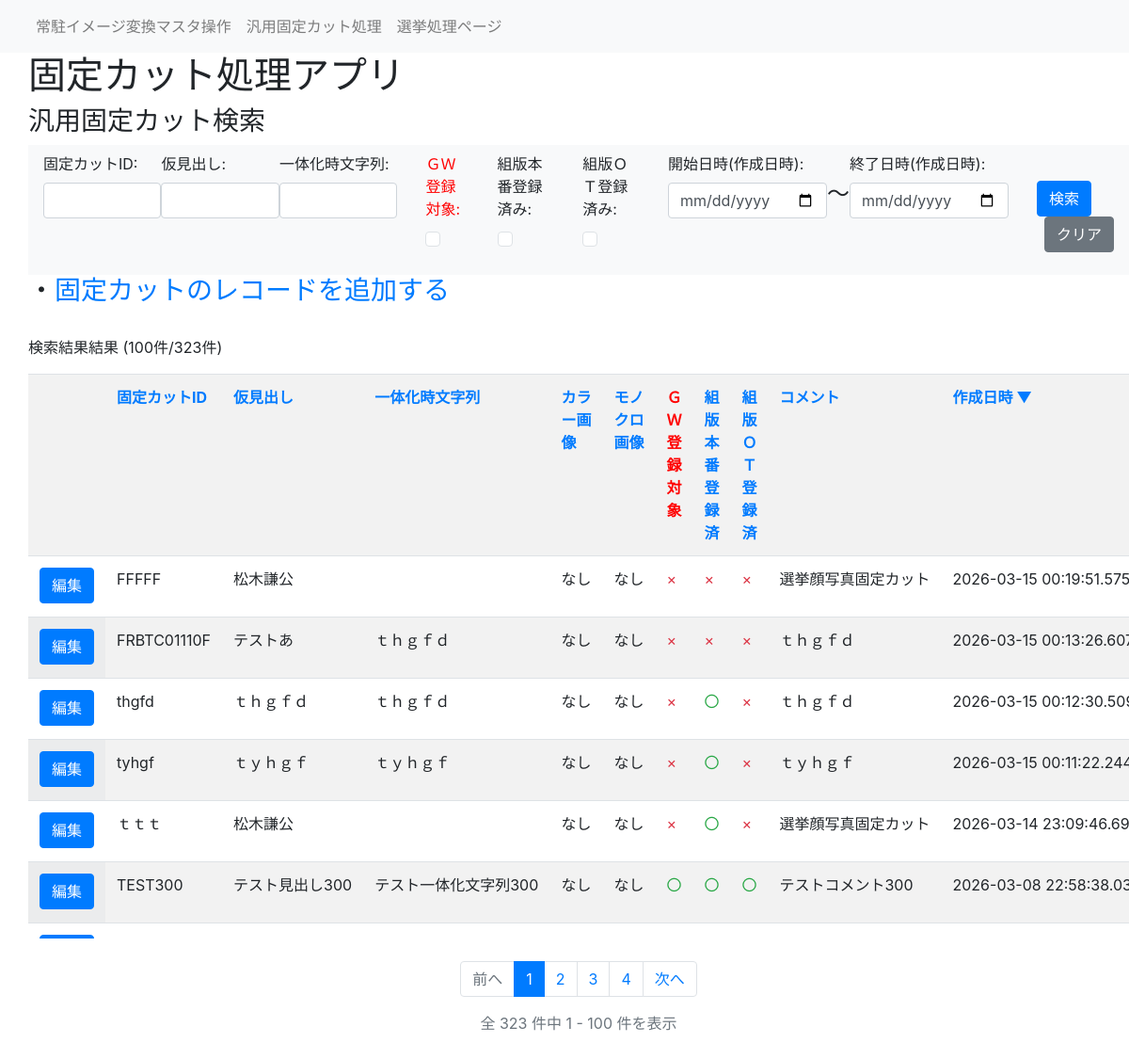
The page /general on the database as committed earlier.
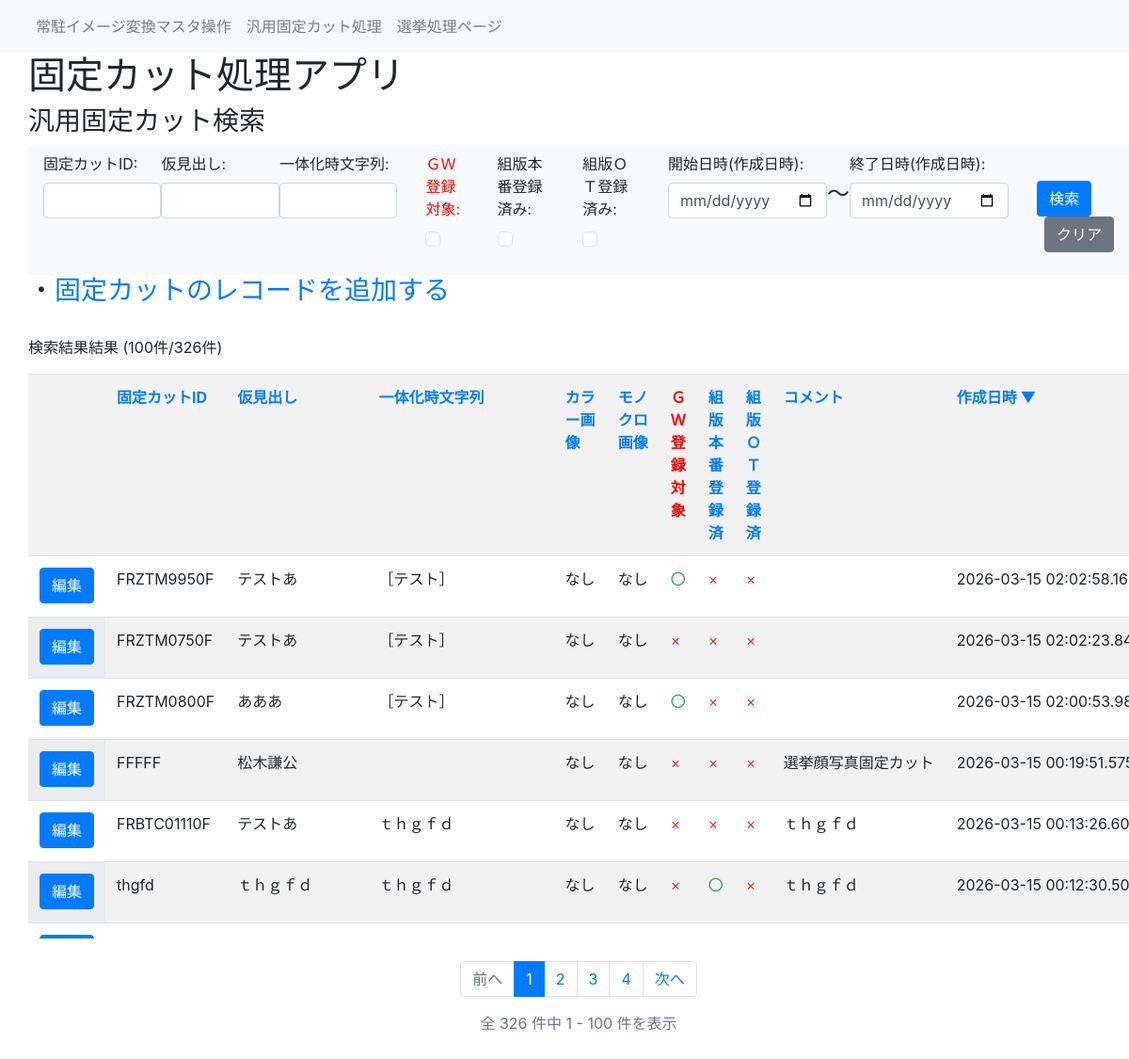
The same page on the database as committed later.
### fixedcut_app/models/fixedcut.py (models this page shows)
class FixedCut(db.Model):
    ___tablename__ = "fixedcut"
    id = db.Column(db.String(20), primary_key=True) #固定カットID
    midashi = db.Column(db.String(30)) #仮見出し
    Str = db.Column(db.String(100)) #一体化時文字列
    colorUrl = db.Column(db.String(100)) #カラー画像のURL
    monoUrl = db.Column(db.String(100)) #モノクロ画像のURL
    GWFlg = db.Column(db.Boolean, default=False) #GW登録対象
    prodFlg = db.Column(db.Boolean, default=False) #組版本番登録済みか
    OTFlg = db.Column(db.Boolean, default=False) #組版OT系登録済みか
    comment = db.Column(db.String(255)) #コメント
    created_at = db.Column(db.DateTime, nullable=False, default=datetime.now)  # 作成日時
    updated_at = db.Column(db.DateTime, nullable=False, default=datetime.now, onupdate=datetime.now)  # 更新日時

### fixedcut_app/views.py (the view)
@app.route('/general', methods=['GET', 'POST'])
@app.route('/general/<int:page>', methods=['GET', 'POST'])
def general(page=1):
    from fixedcut_app.views_general import general_handler
    return general_handler(page=page)

### fixedcut_app/views.py (called while the page is built)
@app.before_request
def log_request():
    app.logger.info("Request: %s %s from %s", request.method, request.path, request.remote_addr)

### fixedcut_app/templates/general.html (shortened to what this page needs)
{% extends 'layout.html' %}
{% block header %}
<h3>汎用固定カット検索</h3>
{% endblock %}
{% block content %}
<h3>・<a href="/general_add">固定カットのレコードを追加する</a></h3>
{% endblock %}
{% block serchbar %}
<nav class="navbar navbar-expand-lg navbar-light bg-light">
    <form class="form-group" action="{{ url_for('general') }}" method="POST">
        <ul class="navbar-nav">
            <li class="nav-item">
                <label for="ID">固定カットID:</label>
                <input name="ID" type="text" class="form-control" id="ID" value="{{ savelist[1] }}">
            </li>
            <li class="nav-item">
                <label for="midashi">仮見出し:</label>
                <input name="midashi" type="text" class="form-control" id="midashi" value="{{ savelist[0] }}">
            </li>
            <li class="nav-item">
                <label for="Str">一体化時文字列:</label>
                <input name="Str" type="text" class="form-control" id="Str" value="{{ savelist[2] }}">
            </li>
            <li class="nav-item pad">
                <label for="GWFlg"><font color="red">ＧＷ登録対象:</font></label>
                <br>
                {% if savelist[3]=="on" %}
                <input name="GWFlg" type="checkbox" class="form-check-input ms-auto" id="checkTab1" checked>
                {% else %}
                <input name="GWFlg" type="checkbox" class="form-check-input ms-auto" id="checkTab1">
                {% endif %}
            </li>
            <li class="nav-item pad">
                <label for="prodFlg">組版本番登録済み:</label>
                <br>
                {% if savelist[4]=="on" %}
                <input name="prodFlg" type="checkbox" class="form-check-input ms-auto" id="checkTab1" checked>
                {% else %}
                <input name="prodFlg" type="checkbox" class="form-check-input ms-auto" id="checkTab1">
                {% endif %}
            </li>
            <li class="nav-item pad">
                <label for="OTFlg">組版ＯＴ登録済み:</label>
                <br>
                {% if savelist[5]=="on" %}
                <input name="OTFlg" type="checkbox" class="form-check-input ms-auto" id="checkTab1" checked>
                {% else %}
                <input name="OTFlg" type="checkbox" class="form-check-input ms-auto" id="checkTab1">
                {% endif %}
            </li>
            <li class="nav-item pad">
                <label for="startdate">開始日時(作成日時):</label>
                <input name="startdate" type="date" class="form-control" id="startdate" value="{{ savelist[6] }}">
            </li>
            <li class="nav-item pad-above">
                <h4>～</h4>
            </li>
            <li class="nav-item ">
                <label for="enddate">終了日時(作成日時):</label>
                <input name="enddate" type="date" class="form-control" id="enddate" value="{{ savelist[7] }}">
            </li>
            <li class="nav-item pad pad-above">
                <button type="submit" class="btn btn-primary">検索</button>
                <button type="button" class="btn btn-secondary ms-2" onclick="clearForm()">クリア</button>
            </li>
        </ul>
    </form>
</nav>
{% endblock %}
{% block serch_result %}
 <div class="pad">
    {% set id_q = savelist[1] %}
    {% set midashi_q = savelist[0] %}
    {% set str_q = savelist[2] %}
    {% set gw_q = savelist[3] %}
    {% set prod_q = savelist[4] %}
    {% set ot_q = savelist[5] %}
    {% set start_q = savelist[6] %}
    {% set end_q = savelist[7] %}
    {% macro sort_link(label, key, text_color='') -%}
        {%- set next_dir = 'desc' if sort_by == key and sort_dir == 'asc' else 'asc' -%}
        <a href="{{ url_for('general', page=1, midashi=midashi_q, ID=id_q, Str=str_q, GWFlg=gw_q, prodFlg=prod_q, OTFlg=ot_q, startdate=start_q, enddate=end_q, sort_by=key, sort_dir=next_dir) }}" {% if text_color %}style="color: {{ text_color }};"{% endif %}>
            {{ label }}
            {% if sort_by == key %}
                {% if sort_dir == 'asc' %}
                    ▲
                {% else %}
                    ▼
                {% endif %}
            {% endif %}
        </a>
    {%- endmacro %}
    <p>検索結果結果
        {% if results | length > 0 %}
        ({{ results | length }}件/{{ pagination.total }}件)
        {% endif %}
    </p>
    <div class="table-container-vertical">
    <table class="table table-striped table-hover">
        <tr>
            <th></th>
            <th>{{ sort_link('固定カットID', 'id') }}</th>
            <th>{{ sort_link('仮見出し', 'midashi') }}</th>
            <th>{{ sort_link('一体化時文字列', 'Str') }}</th>
            <th>{{ sort_link('カラー画像', 'colorUrl') }}</th>
            <th>{{ sort_link('モノクロ画像', 'monoUrl') }}</th>
            <th>{{ sort_link('ＧＷ登録対象', 'GWFlg', 'red') }}</th>
            <th>{{ sort_link('組版本番登録済', 'prodFlg') }}</th>
            <th>{{ sort_link('組版ＯＴ登録済', 'OTFlg') }}</th>
            <th>{{ sort_link('コメント', 'comment') }}</th>
            <th>{{ sort_link('作成日時', 'created_at') }}</th>
        </tr>
        {% for res in results %}
        <tr>
            <td class=table-data>
                <button onclick="location.href='/general_detail/{{ res.id }}'" class="btn btn-primary">編集</button>
            </td>
            <td class=table-data>{{ res.id }}</td>
            <td class=table-data>{{ res.midashi }}</td>
            <td class=table-data>{{ res.Str }}</td>
            <td class=table-data>
                {% if ".eps" in res.colorUrl %}
                <a href="{{ url_for('download', filename=res.colorUrl) }}">ダウンロード</a></td>
                {% elif ".jpg" in res.colorUrl %}
                <img src="{{ url_for('static', filename=res.colorUrl) }}" height="50" alt="">
                {% elif ".jpeg" in res.colorUrl %}
                <img src="{{ url_for('static', filename=res.colorUrl) }}" height="50" alt="">
                {% elif ".svg" in res.colorUrl %}
                <img src="{{ url_for('static', filename=res.colorUrl) }}" height="50" alt="">
                {% else %}
                <p>なし</p>
                {% endif %}
            <td class=table-data>
                {% if ".eps" in res.monoUrl %}
                <a href="{{ url_for('download', filename=res.monoUrl) }}" download="モノクロ画像.eps">ダウンロード</a>
                {% elif ".jpg" in res.monoUrl %}
                <img src="{{ url_for('static', filename=res.monoUrl) }}" height="50" alt="">
                {% elif ".jpeg" in res.monoUrl %}
                <img src="{{ url_for('static', filename=res.monoUrl) }}" height="50" alt="">
                {% elif ".svg" in res.monoUrl %}
                <img src="{{ url_for('static', filename=res.monoUrl) }}" height="50" alt="">
                {% else %}
                <p>なし</p>
                {% endif %}
            </td>
            <td class=table-data>
                {% if res.GWFlg %}
                <span class="text-success">〇</span>
                {% else %}
                <span class="text-danger">×</span>
                {% endif %}
            </td>
            <td class=table-data>
                {% if res.prodFlg %}
                <span class="text-success">〇</span>
                {% else %}
                <span class="text-danger">×</span>
                {% endif %}
            </td>
            <td class=table-data>
                {% if res.OTFlg %}
                <span class="text-success">〇</span>
                {% else %}
                <span class="text-danger">×</span>
                {% endif %}
            </td>
            <td class=table-data>{{ res.comment }}</td>
            <td class=table-data>{{ res.created_at }}</td>
        </tr>
         {% endfor %}
    </table>
    </div>
    {% if pagination %}
    <nav aria-label="ページナビゲーション" class="mt-4">
        <ul class="pagination justify-content-center">
            {% if pagination.has_prev %}
            <li class="page-item">
                <a class="page-link" href="{{ url_for('general', page=pagination.prev_num, midashi=savelist[0], ID=savelist[1], Str=savelist[2], GWFlg=savelist[3], prodFlg=savelist[4], OTFlg=savelist[5], startdate=savelist[6], enddate=savelist[7], sort_by=sort_by, sort_dir=sort_dir) }}">前へ</a>
            </li>
            {% else %}
            <li class="page-item disabled">
                <span class="page-link">前へ</span>
            </li>
            {% endif %}
            {% for page_num in pagination.iter_pages() %}
                {% if page_num %}
                    {% if page_num == pagination.page %}
                    <li class="page-item active">
                        <span class="page-link">{{ page_num }}</span>
                    </li>
                    {% else %}
                    <li class="page-item">
                        <a class="page-link" href="{{ url_for('general', page=page_num, midashi=savelist[0], ID=savelist[1], Str=savelist[2], GWFlg=savelist[3], prodFlg=savelist[4], OTFlg=savelist[5], startdate=savelist[6], enddate=savelist[7], sort_by=sort_by, sort_dir=sort_dir) }}">{{ page_num }}</a>
                    </li>
                    {% endif %}
                {% else %}
                    <li class="page-item disabled">
                        <span class="page-link">...</span>
                    </li>
                {% endif %}
            {% endfor %}
            {% if pagination.has_next %}
            <li class="page-item">
                <a class="page-link" href="{{ url_for('general', page=pagination.next_num, midashi=savelist[0], ID=savelist[1], Str=savelist[2], GWFlg=savelist[3], prodFlg=savelist[4], OTFlg=savelist[5], startdate=savelist[6], enddate=savelist[7], sort_by=sort_by, sort_dir=sort_dir) }}">次へ</a>
            </li>
            {% else %}
            <li class="page-item disabled">
                <span class="page-link">次へ</span>
            </li>
            {% endif %}
        </ul>
        <p class="text-center text-muted mt-2">
            全 {{ pagination.total }} 件中 {{ pagination.page * 100 - 99 }} - {{ [pagination.page * 100, pagination.total]|min }} 件を表示
        </p>
    </nav>
    {% endif %}
</div>
{% endblock %}

### fixedcut_app/templates/layout.html (shortened to what this page needs)
<!DOCTYPE html>
<html>
    <link href="https://cdn.jsdelivr.net/npm/bootstrap@5.3.0/dist/css/bootstrap.min.css" rel="stylesheet">
    <link rel="stylesheet" href="https://cdn.jsdelivr.net/npm/bootstrap@4.1.3/dist/css/bootstrap.min.css">
    <link href="{{ url_for('static', filename='css/style.css') }}" rel="stylesheet">
    <head>
    </head>
    <body>
        <nav class="navbar navbar-expand-lg navbar-light bg-light pad">
            <ul class="navbar-nav">
                <li class="nav-item">
                    <a class="nav-link" href="/">常駐イメージ変換マスタ操作</a>
                </li>
                <li class="nav-item">
                    <a class="nav-link" href="/general">汎用固定カット処理</a>
                </li>
                <li class="nav-item">
                    <a class="nav-link" href="/senkyo">選挙処理ページ</a>
                </li>
            </ul>
        </nav>
        <h1 class="pad">固定カット処理アプリ</h1>
        <div class="heder pad">
            {% block header %}{% endblock %}
        </div>
        <div class="pad">
            {% block serchbar %}{% endblock %}
        </div>
        <div class="pad">
            {% block content %}{% endblock %}
        </div>
        <dev class="pad">
        <div class=serch_result>
            {% block serch_result %}{% endblock %}
        </div>
    </body>
</html>

### fixedcut_app/templates/static/css/style.css (style rules this page uses)
.pad { padding-left: 30px; }
.pad-above { padding-top: 30px; }
.table-data { height: 100%; overflow: hidden; white-space: nowrap; text-overflow: ellipsis; }
.table-striped tbody tr:nth-of-type(odd) .table-data:first-child { background: #f8f9fa; }
.table-striped tbody tr:nth-of-type(even) .table-data:first-child { background: white; }
.table-container-vertical { overflow-y: auto; max-height: 600px; }
.table-container-vertical table { width: 100%; }
.table-container-vertical th { position: sticky; top: 0; background: white; z-index: 1; }

Rows that differ between the two databases and show on the page:
no longer on this page (row unchanged): FixedCut: id "tyhgf", midashi "ｔｙｈｇｆ", Str "ｔｙｈｇｆ", colorUrl "なし", monoUrl "なし", prodFlg "〇", comment "ｔｙｈｇｆ", created_at "2026-03-15…"
no longer on this page (row unchanged): FixedCut: id "ｔｔｔ", midashi "松木謙公", colorUrl "なし", monoUrl "なし", prodFlg "〇", comment "選挙顔写真固定カット", created_at "2026-03-14…"
no longer on this page (row unchanged): FixedCut: id "TEST300", midashi "テスト見出し300", Str "テスト一体化文字列300", colorUrl "なし", monoUrl "なし", GWFlg "〇", prodFlg "〇", OTFlg "〇", comment "テストコメント300", created_at "2026-03-08…"
added FixedCut: id "FRZTM9950F", midashi "テストあ", Str "［テスト］", colorUrl "なし", monoUrl "なし", GWFlg "〇", created_at "2026-03-15…"
added FixedCut: id "FRZTM0750F", midashi "テストあ", Str "［テスト］", colorUrl "なし", monoUrl "なし", created_at "2026-03-15…"
added FixedCut: id "FRZTM0800F", midashi "あああ", Str "［テスト］", colorUrl "なし", monoUrl "なし", GWFlg "〇", created_at "2026-03-15…"
Other text that changed with them:
{{ pagination.total }}: "323" → "326"
